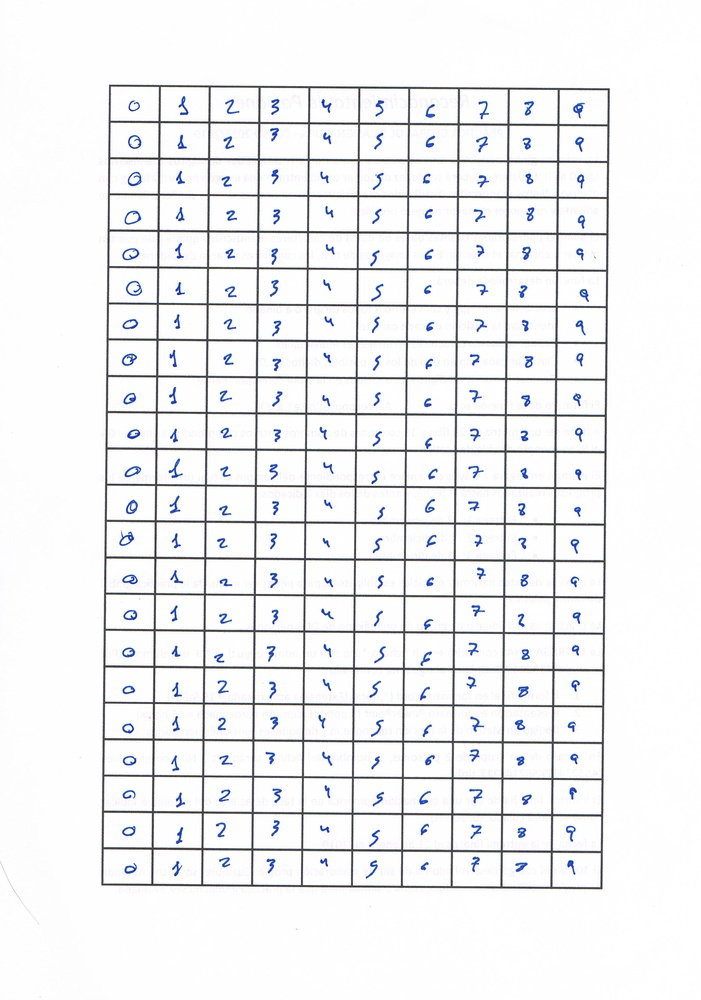
%> input picture CuadriculaIvan.jpg, 701 x 1000 px, shrunk from 2410 x 3436 before the run
$ octave --eval "result = leepatrones(imread('CuadriculaIvan.jpg'));"   (GNU Octave 9; MATLAB toolbox functions it lacks are replaced by stand-ins)
%> lines starting %> are read from the running program, lines starting %| are printed output that depends on the picture; in (x1, y1, x2, y2) boxes, pixels count from 0 and x2, y2 are one past the last pixel; in counts of white or black regions, pixels touching at a corner belong together; the program's own positions count from 1
function elementos = leepatrones(I)
    Ibw = ~im2bw(I,graythresh(I));
    ele = strel('square',2);
    imagen_erosionada = imopen(Ibw,ele);

    cuadrados = regionprops(imagen_erosionada,'BoundingBox');
    imshow(imagen_erosionada); hold on;
    for i = 2 : numel(cuadrados)
        bb = cuadrados(i).BoundingBox;
        rectangle('position',bb,'edgecolor','y');
        cuadro = imcrop(imagen_erosionada,bb);
        elementos{i}.patron = cuadro;
        elementos{i}.clase = floor((i-1)/23); %Clase a la que pertenece el patron
    end
end
%> in leepatrones, `Ibw = ~im2bw(I,graythresh(I));`:
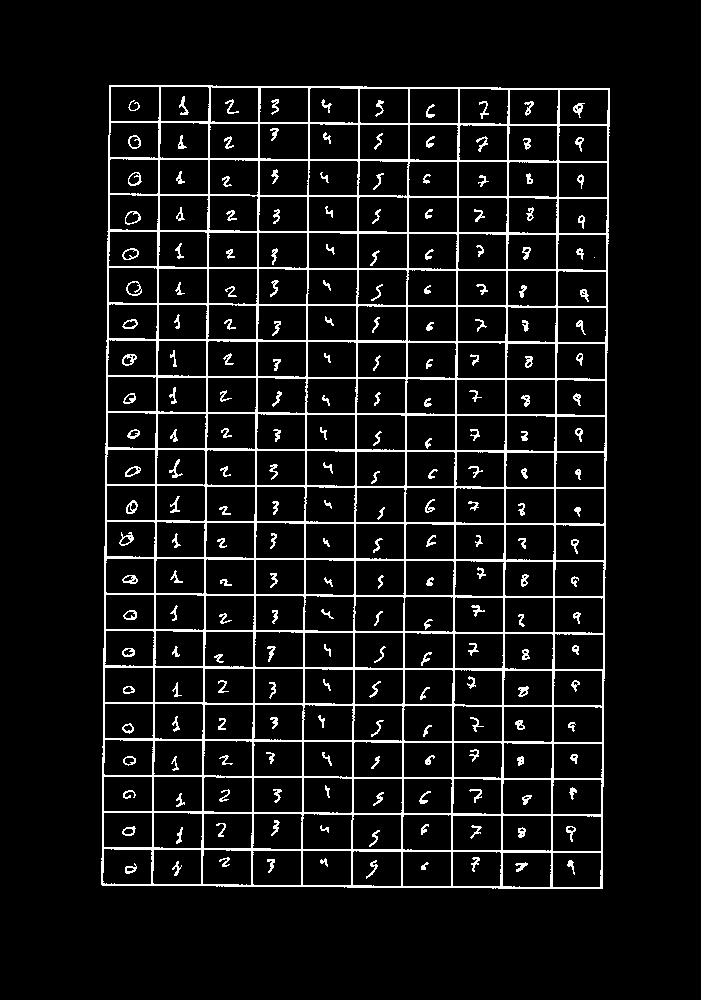
%> Ibw: size 1000x701 logical; 7.7% white in thin lines or dots, all inside (x1, y1, x2, y2) = (101, 85, 610, 889)
%> in leepatrones, `imagen_erosionada = imopen(Ibw,ele);`:
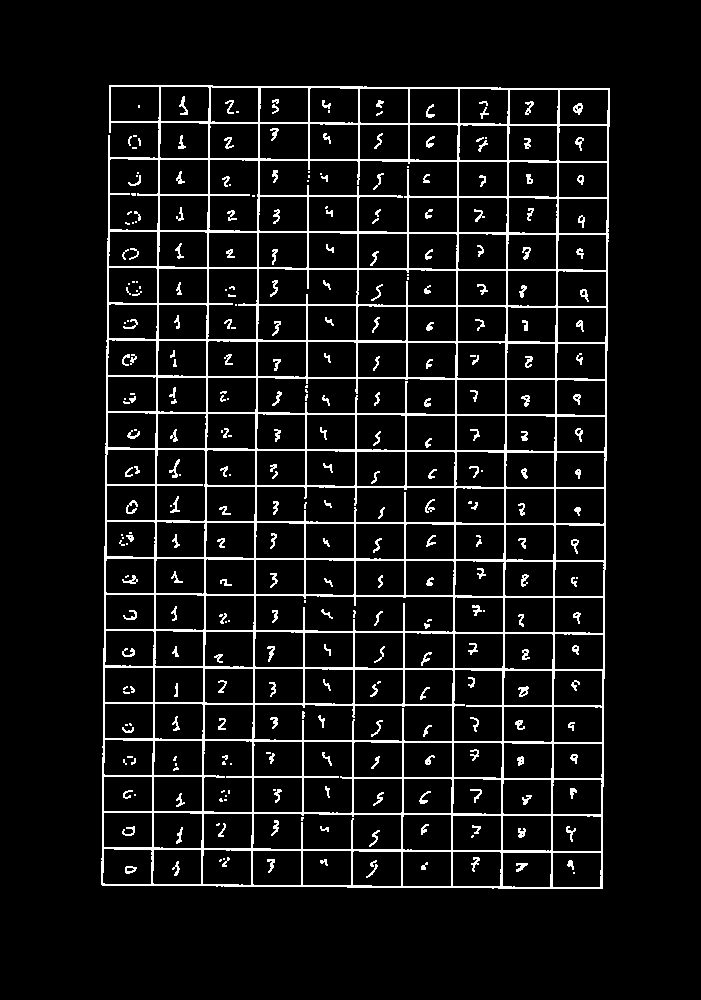
%> imagen_erosionada: size 1000x701 logical; 7.6% white in thin lines or dots, all inside (x1, y1, x2, y2) = (101, 85, 610, 889)
%> in leepatrones, `cuadrados = regionprops(imagen_erosionada,'BoundingBox');`: cuadrados = 326 regions; largest, box (x1, y1, x2, y2): (101, 85, 610, 889), (169, 459, 180, 478), (371, 284, 383, 301), (371, 720, 383, 737), (369, 830, 380, 847)
%> the loop in leepatrones, `for i = 2 : numel(cuadrados)` made 325 passes
%> bb on passes 1 to 3: [119.5 540.5 6 6], [121.5 534.5 2 2], [122.5 249.5 7 11]
%> after the loop in leepatrones, `for i = 2 : numel(cuadrados)`: elementos = 326 items
%> `result = leepatrones(imread('CuadriculaIvan.jpg'));`:
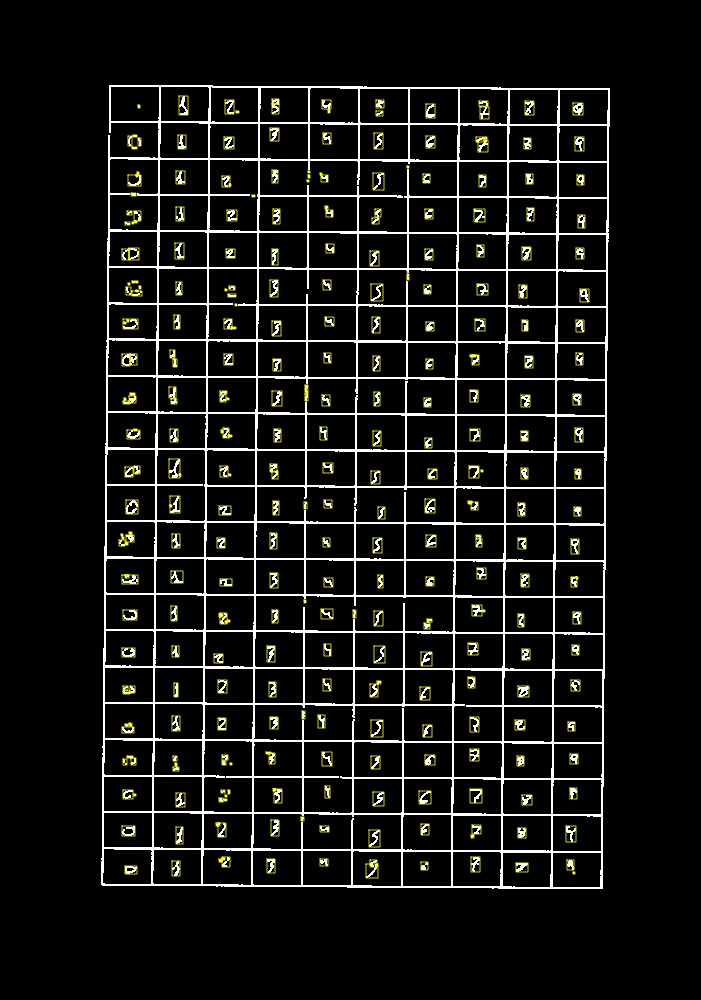
%> figure redrawn from the program's plot data
